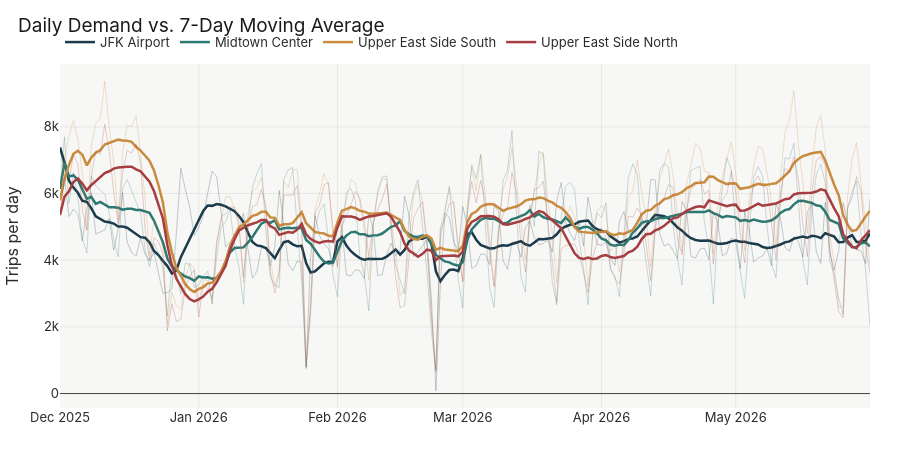

The cell this chart's notebook holds for it:
### Code cell
# Raw daily demand vs. 7-day moving average, for a few zones
df = run_sql_file("sql/04_moving_avg.sql")

# pick a handful of busy, recognizable zones to keep the chart readable
zones = ["JFK Airport", "Midtown Center", "Upper East Side South",
         "Upper East Side North"]
palette = ["#1b3a4b", "#2c7873", "#c98b3e", "#a63d40"]

fig = go.Figure()

for zone, color in zip(zones, palette):
    d = df[df["zone_name"] == zone].sort_values("trip_date")
    # faint raw series
    fig.add_trace(go.Scatter(
        x=d["trip_date"], y=d["daily_trips"],
        mode="lines", line=dict(color=color, width=1),
        opacity=0.25, showlegend=False, hoverinfo="skip",
    ))
    # bold smoothed series
    fig.add_trace(go.Scatter(
        x=d["trip_date"], y=d["moving_avg_7d"],
        mode="lines", line=dict(color=color, width=2.5),
        name=zone,
        hovertemplate=f"{zone}<br>%{{x|%b %d}}<br>%{{y:.0f}} trips/day (7d avg)<extra></extra>",
    ))

fig.update_layout(
    title="Daily Demand vs. 7-Day Moving Average",
    xaxis=dict(title=None),
    yaxis=dict(title="Trips per day"),
    height=460,
    legend=dict(orientation="h", yanchor="bottom", y=1.02, x=0),
)

fig = save_fig(fig, "moving_average_trends")
fig.show()

### Figure 1 — Plotly figure (JSON) as saved in the notebook; plotly's stock layout.template omitted (floating-point values rounded to 4 significant figures; data arrays with more than 128 entries replaced by an {"elided": "..."} marker saying what was removed)
{"data": [{"hoverinfo": "skip", "line": {"color": "#1b3a4b", "width": 1}, "mode": "lines", "opacity": 0.25, "showlegend": false, "type": "scatter", "x": {"elided": "182 str values"}, "y": {"elided": "182 float values"}}, {"hovertemplate": "JFK Airport<br>%{x|%b %d}<br>%{y:.0f} trips/day (7d avg)<extra></extra>", "line": {"color": "#1b3a4b", "width": 2.5}, "mode": "lines", "name": "JFK Airport", "type": "scatter", "x": {"elided": "182 str values"}, "y": {"elided": "182 float values"}}, {"hoverinfo": "skip", "line": {"color": "#2c7873", "width": 1}, "mode": "lines", "opacity": 0.25, "showlegend": false, "type": "scatter", "x": {"elided": "182 str values"}, "y": {"elided": "182 float values"}}, {"hovertemplate": "Midtown Center<br>%{x|%b %d}<br>%{y:.0f} trips/day (7d avg)<extra></extra>", "line": {"color": "#2c7873", "width": 2.5}, "mode": "lines", "name": "Midtown Center", "type": "scatter", "x": {"elided": "182 str values"}, "y": {"elided": "182 float values"}}, {"hoverinfo": "skip", "line": {"color": "#c98b3e", "width": 1}, "mode": "lines", "opacity": 0.25, "showlegend": false, "type": "scatter", "x": {"elided": "182 str values"}, "y": {"elided": "182 float values"}}, {"hovertemplate": "Upper East Side South<br>%{x|%b %d}<br>%{y:.0f} trips/day (7d avg)<extra></extra>", "line": {"color": "#c98b3e", "width": 2.5}, "mode": "lines", "name": "Upper East Side South", "type": "scatter", "x": {"elided": "182 str values"}, "y": {"elided": "182 float values"}}, {"hoverinfo": "skip", "line": {"color": "#a63d40", "width": 1}, "mode": "lines", "opacity": 0.25, "showlegend": false, "type": "scatter", "x": {"elided": "182 str values"}, "y": {"elided": "182 float values"}}, {"hovertemplate": "Upper East Side North<br>%{x|%b %d}<br>%{y:.0f} trips/day (7d avg)<extra></extra>", "line": {"color": "#a63d40", "width": 2.5}, "mode": "lines", "name": "Upper East Side North", "type": "scatter", "x": {"elided": "182 str values"}, "y": {"elided": "182 float values"}}], "layout": {"height": 460, "legend": {"orientation": "h", "x": 0, "y": 1.02, "yanchor": "bottom"}, "title": {"text": "Daily Demand vs. 7-Day Moving Average"}, "xaxis": {"title": {}}, "yaxis": {"title": {"text": "Trips per day"}}}}
